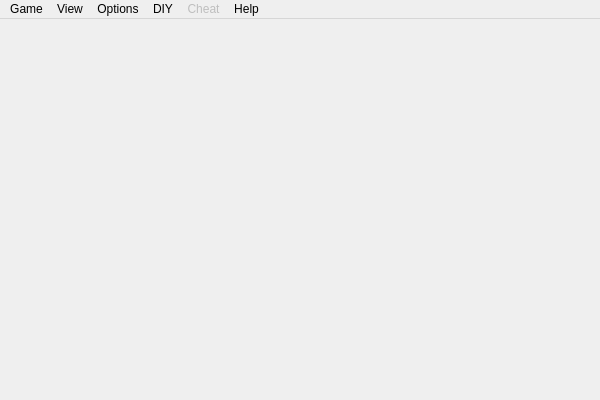
<?xml version="1.0" encoding="UTF-8"?>
<ui version="4.0">
 <class>MainWindow</class>
 <widget class="QMainWindow" name="MainWindow">
  <property name="geometry">
   <rect>
    <x>0</x>
    <y>0</y>
    <width>600</width>
    <height>400</height>
   </rect>
  </property>
  <property name="windowTitle">
   <string/>
  </property>
  <widget class="QWidget" name="centralWidget"/>
  <widget class="QMenuBar" name="menuBar">
   <property name="geometry">
    <rect>
     <x>0</x>
     <y>0</y>
     <width>600</width>
     <height>23</height>
    </rect>
   </property>
   <widget class="QMenu" name="menuGame">
    <property name="title">
     <string>Game</string>
    </property>
    <addaction name="actionStart_Game"/>
    <addaction name="actionStart_Server"/>
    <addaction name="actionPC_Console_Start"/>
    <addaction name="actionExit"/>
   </widget>
   <widget class="QMenu" name="menuView">
    <property name="title">
     <string>View</string>
    </property>
    <addaction name="actionShow_Hide_Menu"/>
    <addaction name="actionFull_Screen"/>
    <addaction name="actionMinimize_to_System_Tray"/>
   </widget>
   <widget class="QMenu" name="menuOptions">
    <property name="title">
     <string>Options</string>
    </property>
    <addaction name="actionConfigure"/>
    <addaction name="actionGeneral_Overview"/>
    <addaction name="actionCard_Overview"/>
    <addaction name="actionScenario_Overview"/>
    <addaction name="actionView_Ban_List"/>
    <addaction name="actionRole_Assign_table"/>
    <addaction name="separator"/>
    <addaction name="actionBroadcast"/>
    <addaction name="actionAI_Melee"/>
    <addaction name="actionReplay_File_Convert"/>
    <addaction name="actionCrypto_Audio"/>
    <addaction name="actionDecrypto_Audio"/>
    <addaction name="separator"/>
    <addaction name="actionEnable_Hotkey"/>
    <addaction name="actionExpand_Dashboard"/>
    <addaction name="actionView_Discarded"/>
    <addaction name="actionView_Distance"/>
    <addaction name="actionServer_Information"/>
    <addaction name="actionSurrender"/>
    <addaction name="actionKick"/>
    <addaction name="actionSave_Record"/>
   </widget>
   <widget class="QMenu" name="menuDIY">
    <property name="title">
     <string>DIY</string>
    </property>
    <addaction name="actionCard_Editor"/>
    <addaction name="actionScript_Editor"/>
    <addaction name="actionPackaging"/>
   </widget>
   <widget class="QMenu" name="menuCheat">
    <property name="enabled">
     <bool>false</bool>
    </property>
    <property name="title">
     <string>Cheat</string>
    </property>
    <addaction name="actionGet_Card"/>
    <addaction name="actionChange_General"/>
    <addaction name="actionDamage_Maker"/>
    <addaction name="actionDeath_Note"/>
    <addaction name="actionRevive_Wand"/>
    <addaction name="actionSend_Low_Level_Command"/>
    <addaction name="actionExecute_Script_at_Server_Side"/>
   </widget>
   <widget class="QMenu" name="menuHelp">
    <property name="title">
     <string>Help</string>
    </property>
    <addaction name="actionAbout"/>
    <addaction name="actionAbout_Qt"/>
    <addaction name="actionAbout_Lua"/>
    <addaction name="actionAbout_fmod"/>
    <addaction name="actionAcknowledgement"/>
   </widget>
   <addaction name="menuGame"/>
   <addaction name="menuView"/>
   <addaction name="menuOptions"/>
   <addaction name="menuDIY"/>
   <addaction name="menuCheat"/>
   <addaction name="menuHelp"/>
  </widget>
  <action name="actionStart_Game">
   <property name="text">
    <string>Start Game</string>
   </property>
   <property name="shortcut">
    <string>Ctrl+G</string>
   </property>
  </action>
  <action name="actionStart_Server">
   <property name="text">
    <string>Start Server</string>
   </property>
   <property name="shortcut">
    <string>Ctrl+S</string>
   </property>
  </action>
  <action name="actionPC_Console_Start">
   <property name="text">
    <string>PC Console Start</string>
   </property>
  </action>
  <action name="actionExit">
   <property name="text">
    <string>Exit</string>
   </property>
  </action>
  <action name="actionShow_Hide_Menu">
   <property name="text">
    <string>Show Hide Menu</string>
   </property>
   <property name="shortcut">
    <string>Alt+M</string>
   </property>
  </action>
  <action name="actionFull_Screen">
   <property name="text">
    <string>Full Screen</string>
   </property>
   <property name="shortcut">
    <string>Alt+Return</string>
   </property>
  </action>
  <action name="actionMinimize_to_System_Tray">
   <property name="text">
    <string>Minimize to System Tray</string>
   </property>
   <property name="shortcut">
    <string>Alt+S</string>
   </property>
  </action>
  <action name="actionConfigure">
   <property name="text">
    <string>Configure</string>
   </property>
  </action>
  <action name="actionGeneral_Overview">
   <property name="text">
    <string>General Overview</string>
   </property>
   <property name="shortcut">
    <string>Ctrl+E</string>
   </property>
  </action>
  <action name="actionCard_Overview">
   <property name="text">
    <string>Card Overview</string>
   </property>
   <property name="shortcut">
    <string>Ctrl+R</string>
   </property>
  </action>
  <action name="actionScenario_Overview">
   <property name="text">
    <string>Scenario Overview</string>
   </property>
  </action>
  <action name="actionView_Ban_List">
   <property name="text">
    <string>View Ban List</string>
   </property>
  </action>
  <action name="actionRole_Assign_table">
   <property name="text">
    <string>Role Assign table</string>
   </property>
  </action>
  <action name="actionBroadcast">
   <property name="text">
    <string>Broadcast</string>
   </property>
  </action>
  <action name="actionAI_Melee">
   <property name="text">
    <string>AI Melee</string>
   </property>
   <property name="shortcut">
    <string>Ctrl+M</string>
   </property>
  </action>
  <action name="actionReplay_File_Convert">
   <property name="text">
    <string>Replay File Convert</string>
   </property>
  </action>
  <action name="actionCrypto_Audio">
   <property name="text">
    <string>Crypto Audio</string>
   </property>
  </action>
  <action name="actionDecrypto_Audio">
   <property name="text">
    <string>Decrypto Audio</string>
   </property>
  </action>
  <action name="actionEnable_Hotkey">
   <property name="checkable">
    <bool>true</bool>
   </property>
   <property name="text">
    <string>Enable Hotkey</string>
   </property>
  </action>
  <action name="actionExpand_Dashboard">
   <property name="checkable">
    <bool>true</bool>
   </property>
   <property name="text">
    <string>Expand Dashboard</string>
   </property>
  </action>
  <action name="actionView_Discarded">
   <property name="text">
    <string>View Discarded</string>
   </property>
   <property name="shortcut">
    <string>Ctrl+D</string>
   </property>
  </action>
  <action name="actionView_Distance">
   <property name="text">
    <string>View Distance</string>
   </property>
   <property name="shortcut">
    <string>Ctrl+I</string>
   </property>
  </action>
  <action name="actionServer_Information">
   <property name="text">
    <string>Server Information</string>
   </property>
  </action>
  <action name="actionSurrender">
   <property name="text">
    <string>Surrender</string>
   </property>
  </action>
  <action name="actionKick">
   <property name="text">
    <string>Kick</string>
   </property>
  </action>
  <action name="actionSave_Record">
   <property name="text">
    <string>Save Record</string>
   </property>
  </action>
  <action name="actionCard_Editor">
   <property name="text">
    <string>Card Editor</string>
   </property>
   <property name="shortcut">
    <string>Ctrl+T</string>
   </property>
  </action>
  <action name="actionScript_Editor">
   <property name="text">
    <string>Script Editor</string>
   </property>
  </action>
  <action name="actionPackaging">
   <property name="text">
    <string>Packaging</string>
   </property>
   <property name="shortcut">
    <string>Ctrl+P</string>
   </property>
  </action>
  <action name="actionGet_Card">
   <property name="enabled">
    <bool>true</bool>
   </property>
   <property name="text">
    <string>Get Card</string>
   </property>
  </action>
  <action name="actionChange_General">
   <property name="text">
    <string>Change General</string>
   </property>
  </action>
  <action name="actionDamage_Maker">
   <property name="text">
    <string>Damage Maker</string>
   </property>
  </action>
  <action name="actionDeath_Note">
   <property name="text">
    <string>Death Note</string>
   </property>
  </action>
  <action name="actionRevive_Wand">
   <property name="text">
    <string>Revive Wand</string>
   </property>
  </action>
  <action name="actionSend_Low_Level_Command">
   <property name="text">
    <string>Send Low Level Command</string>
   </property>
  </action>
  <action name="actionExecute_Script_at_Server_Side">
   <property name="text">
    <string>Execute Script at Server Side</string>
   </property>
  </action>
  <action name="actionAbout">
   <property name="text">
    <string>About</string>
   </property>
  </action>
  <action name="actionAbout_Qt">
   <property name="text">
    <string>About Qt</string>
   </property>
  </action>
  <action name="actionAbout_Lua">
   <property name="text">
    <string>About Lua</string>
   </property>
  </action>
  <action name="actionAbout_fmod">
   <property name="text">
    <string>About fmod</string>
   </property>
  </action>
  <action name="actionAcknowledgement">
   <property name="text">
    <string>Acknowledgement</string>
   </property>
  </action>
 </widget>
 <layoutdefault spacing="6" margin="11"/>
 <resources/>
 <connections/>
</ui>
